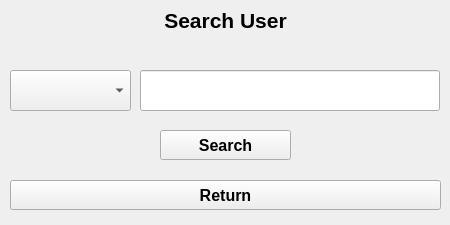
<?xml version="1.0" encoding="UTF-8"?>
<ui version="4.0">
 <class>SearchUserPage</class>
 <widget class="QWidget" name="SearchUserPage">
  <property name="geometry">
   <rect>
    <x>0</x>
    <y>0</y>
    <width>450</width>
    <height>225</height>
   </rect>
  </property>
  <property name="windowTitle">
   <string>Form</string>
  </property>
  <widget class="QWidget" name="centralwidget" native="true">
   <property name="geometry">
    <rect>
     <x>0</x>
     <y>0</y>
     <width>451</width>
     <height>210</height>
    </rect>
   </property>
   <widget class="QLabel" name="label_headline">
    <property name="geometry">
     <rect>
      <x>0</x>
      <y>0</y>
      <width>451</width>
      <height>41</height>
     </rect>
    </property>
    <property name="font">
     <font>
      <pointsize>16</pointsize>
      <bold>true</bold>
     </font>
    </property>
    <property name="styleSheet">
     <string notr="true">color: rgb(0, 0, 0);</string>
    </property>
    <property name="text">
     <string>Search User</string>
    </property>
    <property name="alignment">
     <set>Qt::AlignmentFlag::AlignCenter</set>
    </property>
   </widget>
   <widget class="QPushButton" name="pushButton_return">
    <property name="geometry">
     <rect>
      <x>10</x>
      <y>180</y>
      <width>431</width>
      <height>30</height>
     </rect>
    </property>
    <property name="font">
     <font>
      <pointsize>12</pointsize>
      <bold>true</bold>
     </font>
    </property>
    <property name="text">
     <string>Return</string>
    </property>
   </widget>
   <widget class="QLineEdit" name="lineEdit_searchTarget">
    <property name="geometry">
     <rect>
      <x>140</x>
      <y>70</y>
      <width>300</width>
      <height>41</height>
     </rect>
    </property>
    <property name="font">
     <font>
      <pointsize>16</pointsize>
      <bold>true</bold>
     </font>
    </property>
    <property name="layoutDirection">
     <enum>Qt::LayoutDirection::LeftToRight</enum>
    </property>
    <property name="echoMode">
     <enum>QLineEdit::EchoMode::Normal</enum>
    </property>
    <property name="readOnly">
     <bool>false</bool>
    </property>
   </widget>
   <widget class="QComboBox" name="comboBox_searchType">
    <property name="geometry">
     <rect>
      <x>10</x>
      <y>70</y>
      <width>121</width>
      <height>41</height>
     </rect>
    </property>
    <property name="font">
     <font>
      <pointsize>16</pointsize>
      <bold>true</bold>
     </font>
    </property>
   </widget>
   <widget class="QPushButton" name="pushButton_search">
    <property name="geometry">
     <rect>
      <x>160</x>
      <y>130</y>
      <width>131</width>
      <height>30</height>
     </rect>
    </property>
    <property name="font">
     <font>
      <pointsize>12</pointsize>
      <bold>true</bold>
     </font>
    </property>
    <property name="text">
     <string>Search</string>
    </property>
   </widget>
  </widget>
 </widget>
 <resources/>
 <connections/>
</ui>
